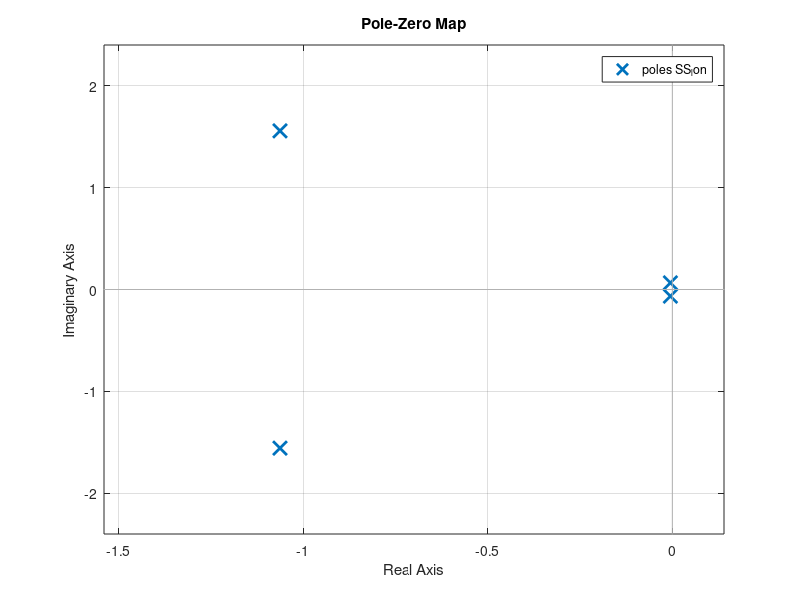
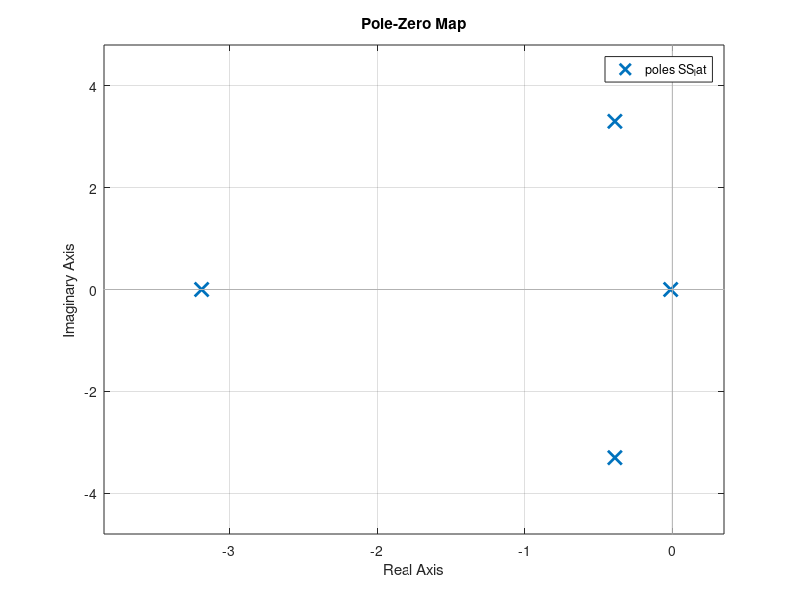

Write the MATLAB code that produced these figures, in order.
%==========================================================================
%   This programm calculates the inherent motion
%   characteristics of the reduced F-16 model
%   - periodic: short period, phugoid, Dutch roll
%   - aperiodic: aperiodic roll, spiral
%
%   Author: Lukas
% 
%==========================================================================
clear; 

% import matrices
load redu_ss_openloop

% define trim point
v0 = 600; %[ft/s]

% set plotting/display parameters
pzmaps          = true;
characteristics = false;
simulations     = false;

% ------------------SS matrices--------------------------------------------

% LONGITUDINAL
states_lon    = {'theta' 'v' 'alpha' 'q'};
inputs_lon    = {'elevator'};
outputs_lon   = {'theta' 'v' 'alpha' 'q'};
SS_lon = ss(A_lon, B_lon, C_lon, D_lon,...
            'statename',states_lon,...
            'inputname',inputs_lon,...
            'outputname',outputs_lon);
        
% LATERAL
states_lat    = {'phi' 'beta' 'roll rate' 'yaw rate'};
inputs_lat    = {'aileron' 'rudder'};
outputs_lat   = {'phi' 'beta' 'roll rate' 'yaw rate'};
SS_lat = ss(A_lat, B_lat, C_lat, D_lat,...
            'statename',states_lat,...
            'inputname',inputs_lat,...
            'outputname',outputs_lat);

% -------------------pole-zero maps----------------------------------------
if pzmaps
    
    % LONGITUDINAL
    figure(1); 
    pzmap(SS_lon);
    print -depsc2 -r1200 Figures/pzmap_sym
    
    % LATERAL
    figure(2); 
    pzmap(SS_lat);
    print -depsc2 -r1200 Figures/pzmap_asym
    
end

% ------------------characteristics----------------------------------------
if characteristics
    
    % calculate natural frequencies and damping ratios
    [Wn_lon, zeta_lon, Po_lon] = damp(SS_lon);
    [Wn_lat, zeta_lat, Po_lat] = damp(SS_lat);
    
    % LONGITUDINAL
    
    % calculate period (PDF P.5 check!)
    P_lon = 2*pi()./(Wn_lon.*sqrt(1-zeta_lon.^2));
    % calculate time to half amplitude
    T_halfa_lon = log(2)./(Wn_lon.*zeta_lon);
    % combine characteristics into matrix
    chara_lon = [real(Po_lon),imag(Po_lon),Wn_lon,zeta_lon, P_lon, T_halfa_lon];
    
    % display matrix
    disp('Longitudinal:')
    disp('   Pole (real,imag)       Wn       zeta      P      T_halfa')
    disp('   --------------------------------------------------------')
    disp(chara_lon)
    
    % wrtie matrix to excel
    xlswrite('Tables/chara_lon',chara_lon);
    
    % LATERAL
    
    % calculate time constant
    tau_lat = 1./(zeta_lat.*Wn_lat);
    % calculate time to half amplitude
    T_halfa_lat = log(2)./(Wn_lat.*zeta_lat);
    % combine characteristics into matrix
    chara_lat = [real(Po_lat), imag(Po_lat), Wn_lat,zeta_lat, tau_lat, T_halfa_lat];
    
    % display matrix
    disp('Lateral:')
    disp('   Pole (real,imag)       Wn       zeta      tau      T_halfa')
    disp('   ----------------------------------------------------------')
    disp(chara_lat)
    
    % wrtie matrix to excel
    xlswrite('Tables/chara_lat',chara_lat);
    
end

% ---------------------simulation------------------------------------------

if simulations
    
    % figure parameters for printing
    simfig_width    = 1000;
    simfig_height   = 400;
    
    % lsim parameters for pulse-shaped inputs
    T = 10; % observaton period [s]
    dt = 0.01; % sampling time [s]
    
    % pulse parameters
    d_ail = 1; % aileron pulse duration [s]
    m_ail = rad2deg(0.025); % aileron pulse magnitude [deg]
    
    d_rud = 1; % rudder pulse duration [s]
    m_rud = rad2deg(0.025); % rudder pulse magnitude [deg]
    
    % define time axis
    t  = 0:dt:T; N = length(t);
    
    % create signals
    N_ail = d_ail/dt;
    N_rud = d_rud/dt;
    
    sig_ail  = [m_ail*ones(1,N_ail),zeros(1,N-N_ail)];
    sig_rud  = [m_rud*ones(1,N_rud),zeros(1,N-N_rud)];
    sig_null = zeros(1,N);
    
    
    % SHORT PERIOD
    [y_sp, t_sp] = step(-0.05*SS_lon,10); % elevator input: -0.05 [rad]
    theta_sp = y_sp(:,1);
    q_sp = y_sp(:,4);
    
    figure('pos',[100 100 simfig_width simfig_height/2])
    figure(1)
    plot(t_sp,q_sp)
    xlabel('t [sec]')
    ylabel('q [deg/s]')
    grid on
    print -depsc2 -r1200 Figures/short_period
    
    % PHUGOID
    [y_ph, t_ph] = step(-0.05*SS_lon,300); % elevator input: -0.05 [rad]
    v_ph = y_ph(:,2) + v0; % trim velocity added
    alpha_ph = y_ph(:,3);
    
    figure('pos',[100 100 simfig_width simfig_height])
    figure(2)
    subplot(2,1,1)
    plot(t_ph,v_ph)
    xlabel('t [sec]')
    ylabel('V [ft/sec]')
    grid on
    
    subplot(2,1,2)
    plot(t_ph,alpha_ph)
    xlabel('t [sec]')
    ylabel('\alpha [deg]')
    grid on
    print -depsc2 -r1200 Figures/phugoid

    
    % DUTCH ROLL
    % use rudder pulse
    sig_dr = [sig_null',sig_rud'];
    y_dr = lsim(SS_lat,sig_dr,t);
    p_dr = y_dr(:,3);
    r_dr = y_dr(:,4);
    
    figure('pos',[100 100 simfig_width simfig_height])
    figure(3)
    subplot(2,1,1)
    plot(t,p_dr)
    xlabel('t [sec]')
    ylabel('p [deg/sec]')
    grid on
    
    subplot(2,1,2)
    plot(t,r_dr)
    xlabel('t [sec]')
    ylabel('r [deg/s]')
    grid on
    print -depsc2 -r1200 Figures/dutch_roll
    
    % APERIODIC ROLL
    % use aileron pulse
    sig_ap = [sig_ail',sig_null'];
    y_ap = lsim(SS_lat,sig_ap,t);
    p_ap = y_ap(:,3);
    
    % (Plot combined with spiral)
    
    % SPIRAL
    % use aileron pulse
    
    sig_spir = [sig_ail',sig_null'];
    y_spir = lsim(SS_lat,sig_spir,t);
    phi_spir = y_spir(:,1);
    
    figure('pos',[100 100 simfig_width simfig_height])
    figure(4)
    subplot(2,1,1)
    plot(t,p_ap)
    xlabel('t [sec]')
    ylabel('p [deg/sec]')
    grid on
    
    subplot(2,1,2)
    plot(t,phi_spir)
    xlabel('t [sec]')
    ylabel('\phi [deg]')
    grid on
    print -depsc2 -r1200 Figures/aperoll_spiral
    
end




